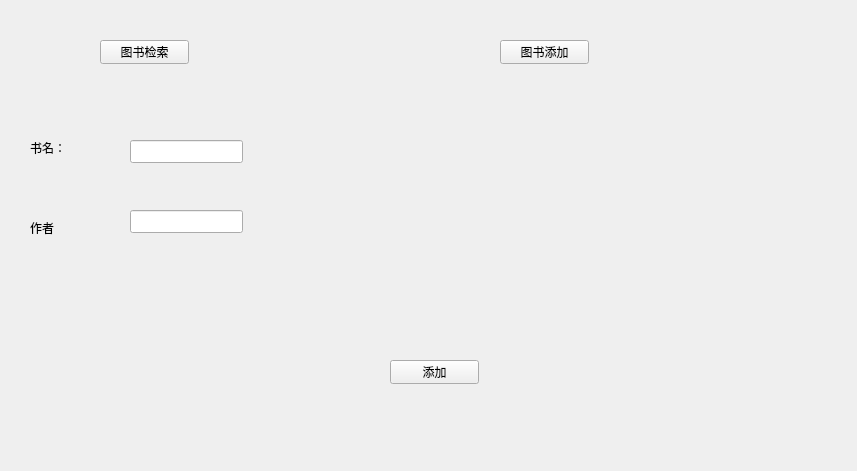
<?xml version="1.0" encoding="UTF-8"?>
<ui version="4.0">
 <class>Widget</class>
 <widget class="QWidget" name="Widget">
  <property name="geometry">
   <rect>
    <x>0</x>
    <y>0</y>
    <width>857</width>
    <height>471</height>
   </rect>
  </property>
  <property name="windowTitle">
   <string>Widget</string>
  </property>
  <widget class="QPushButton" name="pushButton">
   <property name="geometry">
    <rect>
     <x>100</x>
     <y>40</y>
     <width>89</width>
     <height>24</height>
    </rect>
   </property>
   <property name="text">
    <string>图书检索</string>
   </property>
  </widget>
  <widget class="QPushButton" name="pushButton_2">
   <property name="geometry">
    <rect>
     <x>500</x>
     <y>40</y>
     <width>89</width>
     <height>24</height>
    </rect>
   </property>
   <property name="text">
    <string>图书添加</string>
   </property>
  </widget>
  <widget class="QStackedWidget" name="stackedWidget">
   <property name="geometry">
    <rect>
     <x>20</x>
     <y>110</y>
     <width>831</width>
     <height>341</height>
    </rect>
   </property>
   <property name="currentIndex">
    <number>1</number>
   </property>
   <widget class="QWidget" name="page">
    <widget class="QPushButton" name="pushButton_4">
     <property name="geometry">
      <rect>
       <x>40</x>
       <y>270</y>
       <width>89</width>
       <height>24</height>
      </rect>
     </property>
     <property name="text">
      <string>开始检索</string>
     </property>
    </widget>
    <widget class="QTableView" name="tableView">
     <property name="geometry">
      <rect>
       <x>50</x>
       <y>40</y>
       <width>661</width>
       <height>192</height>
      </rect>
     </property>
    </widget>
   </widget>
   <widget class="QWidget" name="page_2">
    <widget class="QPushButton" name="pushButton_3">
     <property name="geometry">
      <rect>
       <x>370</x>
       <y>250</y>
       <width>89</width>
       <height>24</height>
      </rect>
     </property>
     <property name="text">
      <string>添加</string>
     </property>
    </widget>
    <widget class="QLineEdit" name="lineEdit">
     <property name="geometry">
      <rect>
       <x>110</x>
       <y>30</y>
       <width>113</width>
       <height>23</height>
      </rect>
     </property>
    </widget>
    <widget class="QLineEdit" name="lineEdit_2">
     <property name="geometry">
      <rect>
       <x>110</x>
       <y>100</y>
       <width>113</width>
       <height>23</height>
      </rect>
     </property>
    </widget>
    <widget class="QLabel" name="label">
     <property name="geometry">
      <rect>
       <x>10</x>
       <y>30</y>
       <width>72</width>
       <height>15</height>
      </rect>
     </property>
     <property name="text">
      <string>书名：</string>
     </property>
    </widget>
    <widget class="QLabel" name="label_2">
     <property name="geometry">
      <rect>
       <x>10</x>
       <y>110</y>
       <width>72</width>
       <height>15</height>
      </rect>
     </property>
     <property name="text">
      <string>作者</string>
     </property>
    </widget>
   </widget>
  </widget>
 </widget>
 <layoutdefault spacing="6" margin="11"/>
 <resources/>
 <connections/>
</ui>
